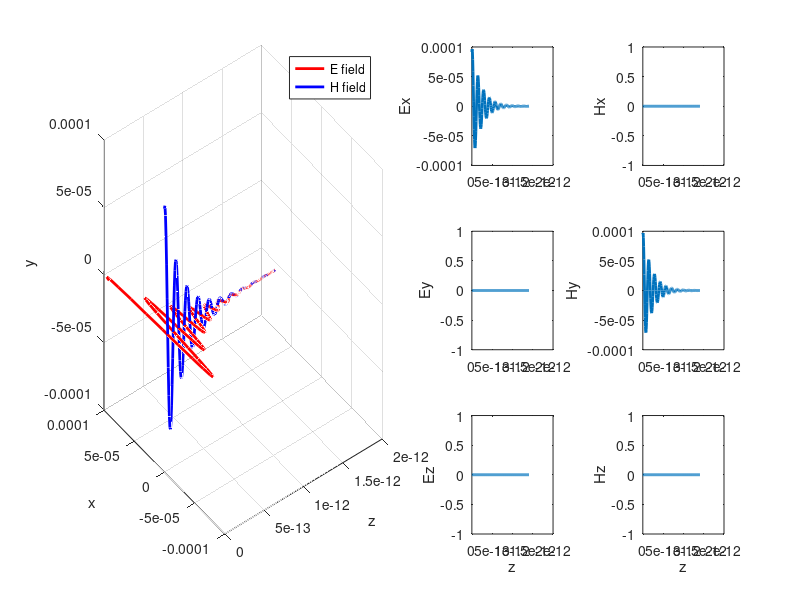

This figure's MATLAB source:
function TEM_Lossy()
% Function: Demonstrate the TEM wave is a lossy medium
% Parameters:
%          f: frequency in Hz
%          epsilon_r: relative permittivity
%          mu_r: relative permeability
%          t: time of interest
%          E0: peak amplitude of the electric field intensity

%% Set the frequency and medium parameters
f = 100^6;
omega = 2*pi*f;
T = 2*pi/omega;
t = T/15;
epsilon_r =50-10j;
mu_r = 1;
E0 = 0.0001;

%% Compute wave parameters
c = 3*10^8;
k = omega*sqrt(mu_r*epsilon_r);
alpha = -imag(k);
beta = real(k);
V_p = c/sqrt(mu_r*epsilon_r);
lambda = 2*pi/beta;
eta = 377*sqrt(mu_r/epsilon_r);
scaleH = abs(eta);

%% Compute field distributions
z = [0:lambda/20:10*lambda]';
Ex=zeros(size(z)); Ey=zeros(size(z)); Ez=zeros(size(z));
Hx=zeros(size(z)); Hy=zeros(size(z)); Hz=zeros(size(z));
Sx=zeros(size(z)); Sy=zeros(size(z)); Sz=zeros(size(z));
Ex = E0*exp(-alpha*z).*cos(omega*t-beta*z);
Hy= E0./abs(eta)*exp(-alpha*z).*cos(omega*t-beta*z-angle(eta));
Sz = 1/eta*Ex.^2;

figure('units','normalized','outerposition',[0 0 1 1])
subplot(3,4,[1,2,5,6,9,10]);
plot3(z, Ex, Ey,'r', 'linewidth',2)
hold on
plot3(z, scaleH*Hx, scaleH*Hy,'b', 'linewidth',2)
hold on
% arrow3([z zeros(size(z)) zeros(size(z)) ], [z Ex Ey ])
% arrow3([z zeros(size(z)) zeros(size(z)) ], [z scaleH*Hx scaleH*Hy ])
legend('E field', 'H field'); grid on; xlabel('z'); ylabel('x'); zlabel('y')
subplot(3,4,3);plot(z, Ex, 'linewidth',2); ylabel('Ex')
subplot(3,4,7);plot(z, Ey, 'linewidth',2); ylabel('Ey')
subplot(3,4,11);plot(z, Ez, 'linewidth',2); xlabel('z'); ylabel('Ez')
subplot(3,4,4);plot(z, scaleH*Hx, 'linewidth',2); ylabel('Hx');
subplot(3,4,8);plot(z, scaleH*Hy, 'linewidth',2); ylabel('Hy');
subplot(3,4,12);plot(z, scaleH*Hz, 'linewidth',2); xlabel('z'); ylabel('Hz')